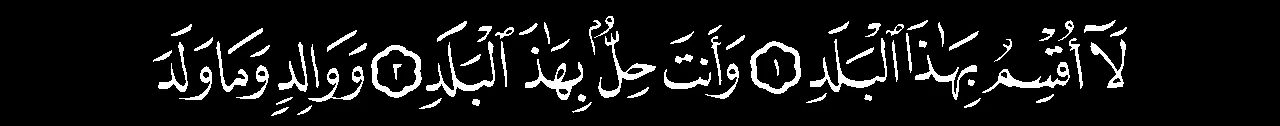
#> input picture tests/frames/window_0000_10.400_34.800.png, 1280 x 126 px
$ python recognizecircle.py ../tests/frames/window_0000_10.400_34.800.png
#> lines starting #> are read from the running program, lines starting #| are printed output that depends on the picture; after the words box and inside, x2 and y2 are one past the last pixel; in counts of white or black regions, pixels touching at a corner belong together
#> in detect_markers, frame is the input picture: shape (126, 1280, 3); min 0, max 255, mean 21.2
"""
Kreiserkennung (Ring-Marker-Detektion).

Enthält ausschließlich die geometrische Logik zur Erkennung von
Ring-förmigen Markern mit den für dieses Projekt definierten Merkmalen:
    - Fläche, Breite/Höhe, Seitenverhältnis
    - Kreisförmigkeit (4π·A/P²)
    - Stroke-Ratio (Ringbreite / Gesamtfläche)
    - Hole-Ratio (Innenfläche / Gesamtfläche)

Nicht enthalten: OCR-Validierung, Video-Stream-Verarbeitung, Mapping.
"""

import math
from dataclasses import dataclass
from pathlib import Path
from typing import Dict, List, Optional, Tuple
import argparse

try:
    import cv2
except ModuleNotFoundError:
    cv2 = None  # type: ignore[assignment]
import numpy as np

# ---------------------------------------------------------------------------
# Tuning-Parameter (empirische Standardwerte)
# ---------------------------------------------------------------------------

RING_AREA_RANGE: Tuple[float, float] = (1500, 3600)
RING_WIDTH_RANGE: Tuple[float, float] = (45, 82)
RING_HEIGHT_RANGE: Tuple[float, float] = (45, 82)
RING_ASPECT_RANGE: Tuple[float, float] = (0.75, 1.30)
RING_CIRCULARITY_RANGE: Tuple[float, float] = (0.18, 1.00)
RING_STROKE_RATIO_RANGE: Tuple[float, float] = (0.30, 0.70)
RING_HOLE_RATIO_RANGE: Tuple[float, float] = (0.30, 0.70)
RING_STROKE_FRACTION: float = 0.22  # Anteil des Durchmessers für den Erosions-Kernel

CIRCLE_PATCH_SIZE: int = 64
CIRCLE_REPEAT_SIM_THRESHOLD: float = 0.95

# Leichter Abstand links vom linkesten Kreis, ab dem auf weiße Pixel geprüft wird.
CIRCLE_END_WHITE_GAP_PX: int = 10


# ---------------------------------------------------------------------------
# Hilfsfunktionen
# ---------------------------------------------------------------------------


def _require_cv2() -> None:
    if cv2 is None:
        raise RuntimeError(
            "OpenCV (cv2) ist nicht installiert. "
            "Bitte Abhaengigkeiten installieren oder den Run mit '.venv/bin/python' starten."
        )


def _threshold_binary(gray: np.ndarray) -> np.ndarray:
    """Otsu-Schwellwert: Graustufenbild → binäres Bild."""
    _require_cv2()
    _, binary = cv2.threshold(gray, 0, 255, cv2.THRESH_BINARY + cv2.THRESH_OTSU)
#> binary: shape (126, 1280); 8.3% white; 74 white regions
    return binary


def _shrink_range(rng: Tuple[float, float], pct: float) -> Tuple[float, float]:
    span = rng[1] - rng[0]
    pad = span * pct
    return (rng[0] + pad, rng[1] - pad)


def _leftmost_circle_ends_text(
    binary: np.ndarray, candidates: List["RingCandidate"]
) -> bool:
    """
    True, wenn links vom am weitesten links liegenden Kreis (nach einem
    kleinen Abstand, im vertikalen Band des Kreises bis zum Bildrand) keine
    weißen Pixel mehr stehen — der Kreis markiert das Ende des gerenderten
    Textes (end_with_last_verse).
    """
    leftmost = min(candidates, key=lambda c: c.bbox[0])
    x, y, w, h = leftmost.bbox
    x_left = max(0, x - CIRCLE_END_WHITE_GAP_PX)
    region = binary[y : y + h, 0:x_left]
    if region.size == 0:
        return True
    return cv2.countNonZero(region) == 0


# ---------------------------------------------------------------------------
# Datenstrukturen
# ---------------------------------------------------------------------------


@dataclass
class DetectorParams:
    """Parametrisierbarer Satz an Erkennungsgrenzen für den Ring-Detektor."""

    area_range: Tuple[float, float]
    width_range: Tuple[float, float]
    height_range: Tuple[float, float]
    aspect_range: Tuple[float, float]
    circularity_range: Tuple[float, float]
    stroke_ratio_range: Tuple[float, float]
    hole_ratio_range: Tuple[float, float]
    stroke_fraction: float = RING_STROKE_FRACTION

    def clamp(self, bounds: "DetectorParams") -> "DetectorParams":
        """Begrenzt alle Ranges auf die Grenzen von *bounds*."""

        def clamp_range(rng, bound):
            return (max(bound[0], rng[0]), min(bound[1], rng[1]))

        return DetectorParams(
            area_range=clamp_range(self.area_range, bounds.area_range),
            width_range=clamp_range(self.width_range, bounds.width_range),
            height_range=clamp_range(self.height_range, bounds.height_range),
            aspect_range=clamp_range(self.aspect_range, bounds.aspect_range),
            circularity_range=clamp_range(
                self.circularity_range, bounds.circularity_range
            ),
            stroke_ratio_range=clamp_range(
                self.stroke_ratio_range, bounds.stroke_ratio_range
            ),
            hole_ratio_range=clamp_range(
                self.hole_ratio_range, bounds.hole_ratio_range
            ),
            stroke_fraction=self.stroke_fraction,
        )


DEFAULT_DETECTOR_PARAMS = DetectorParams(
    area_range=RING_AREA_RANGE,
    width_range=RING_WIDTH_RANGE,
    height_range=RING_HEIGHT_RANGE,
    aspect_range=RING_ASPECT_RANGE,
    circularity_range=RING_CIRCULARITY_RANGE,
    stroke_ratio_range=RING_STROKE_RATIO_RANGE,
    hole_ratio_range=RING_HOLE_RATIO_RANGE,
    stroke_fraction=RING_STROKE_FRACTION,
)

_EMPIRICAL_BOUNDS: Optional[DetectorParams] = None


@dataclass
class RingCandidate:
    outer_mask: np.ndarray
    inner_mask: np.ndarray
    ring_mask: np.ndarray
    bbox: Tuple[int, int, int, int]  # (x, y, w, h)
    center: Tuple[float, float]  # (cx, cy)
    radius: float  # max(w, h) / 2
    stroke_ratio: float
    hole_ratio: float
    circularity: float
    stroke_kernel: int
    score: float = 0.0


# ---------------------------------------------------------------------------
# Kern-Detektion
# ---------------------------------------------------------------------------


def _score_candidate(candidate: RingCandidate, params: DetectorParams) -> float:
    """Geometrischer Güte-Score (höher = besser)."""
    w, h = candidate.bbox[2], candidate.bbox[3]
    area = cv2.countNonZero(candidate.outer_mask)
    aspect = w / float(h)

    def center_score(val, rng):
        mid = (rng[0] + rng[1]) / 2.0
        span = max(1e-6, rng[1] - rng[0])
        return max(0.0, 1.0 - abs(val - mid) / span)

    scores = [
        center_score(area, params.area_range),
        center_score(w, params.width_range),
        center_score(h, params.height_range),
        center_score(aspect, params.aspect_range),
        center_score(candidate.circularity, params.circularity_range),
        center_score(candidate.stroke_ratio, params.stroke_ratio_range),
        center_score(candidate.hole_ratio, params.hole_ratio_range),
    ]
    return float(sum(scores) / len(scores))


def _find_ring_candidates(
    binary: np.ndarray,
    params: DetectorParams = DEFAULT_DETECTOR_PARAMS,
    score_candidates: bool = True,
) -> Tuple[List[RingCandidate], np.ndarray]:
    """
    Findet ring-förmige Konturen im Binärbild.

    Filtert nach: Fläche, Breite, Höhe, Seitenverhältnis, Kreisförmigkeit,
    Stroke-Ratio und Hole-Ratio.

    Gibt (candidates, ring_mask) zurück.
    """
#> called with score_candidates = True
    contours, _ = cv2.findContours(binary, cv2.RETR_EXTERNAL, cv2.CHAIN_APPROX_SIMPLE)
#> contours = 72 contours; largest, box (x1, y1, x2, y2) and area: (371, 45, 422, 98) 1988, (750, 41, 801, 94) 1984, (525, 59, 583, 100) 636, (982, 62, 1070, 93) 612, (598, 31, 656, 98) 599
    ring_mask = np.zeros_like(binary)
    candidates: List[RingCandidate] = []

    for cnt in contours:
        area = cv2.contourArea(cnt)
        if not (params.area_range[0] <= area <= params.area_range[1]):
            continue

        x, y, w, h = cv2.boundingRect(cnt)
        if not (
            params.width_range[0] <= w <= params.width_range[1]
            and params.height_range[0] <= h <= params.height_range[1]
        ):
            continue

        aspect_ratio = w / float(h)
        if not (params.aspect_range[0] <= aspect_ratio <= params.aspect_range[1]):
            continue

        perimeter = cv2.arcLength(cnt, True)
        if perimeter <= 0:
            continue
        circularity = 4.0 * math.pi * area / (perimeter * perimeter)
        if not (
            params.circularity_range[0] <= circularity <= params.circularity_range[1]
        ):
            continue

        outer = np.zeros_like(binary)
        cv2.drawContours(outer, [cnt], -1, 255, thickness=cv2.FILLED)

        ksize = max(3, int(round(max(w, h) * params.stroke_fraction)))
        if ksize % 2 == 0:
            ksize += 1
        inner = cv2.erode(
            outer, cv2.getStructuringElement(cv2.MORPH_ELLIPSE, (ksize, ksize))
        )
        ring = cv2.subtract(outer, inner)

        outer_area = cv2.countNonZero(outer)
        if outer_area == 0:
            continue
        stroke_ratio = cv2.countNonZero(ring) / float(outer_area)
        hole_ratio = cv2.countNonZero(inner) / float(outer_area)

        if not (
            params.stroke_ratio_range[0] <= stroke_ratio <= params.stroke_ratio_range[1]
        ):
            continue
        if not (params.hole_ratio_range[0] <= hole_ratio <= params.hole_ratio_range[1]):
            continue

        cand = RingCandidate(
            outer_mask=outer,
            inner_mask=inner,
            ring_mask=ring,
            bbox=(x, y, w, h),
            center=(x + w / 2.0, y + h / 2.0),
            radius=max(w, h) / 2.0,
            stroke_ratio=stroke_ratio,
            hole_ratio=hole_ratio,
            circularity=circularity,
            stroke_kernel=ksize,
        )
        cand.score = _score_candidate(cand, params) if score_candidates else 0.0
        candidates.append(cand)
        ring_mask = cv2.bitwise_or(ring_mask, ring)
#> this loop made 72 passes
#> (x, y, aspect_ratio, perimeter, circularity) on passes 29, 35: (371, 45, 0.962, 171.4, 0.85), (750, 41, 0.962, 172, 0.843)
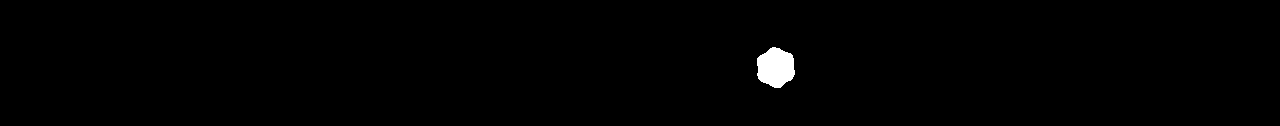
#> inner: shape (126, 1280); 0.74% white; 1 white region, box (x1, y1, x2, y2) and area: (757, 47, 795, 88) 1188
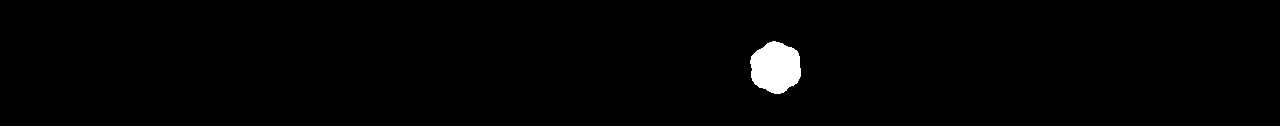
#> outer: shape (126, 1280); 1.3% white; 1 white region, box (x1, y1, x2, y2) and area: (750, 41, 801, 94) 2059
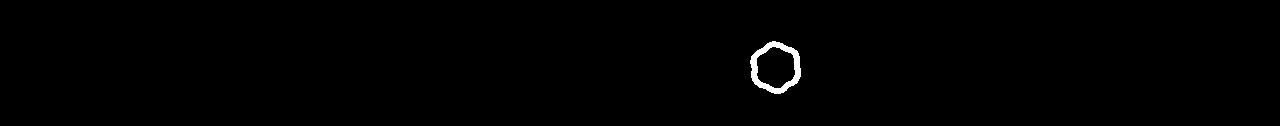
#> ring: shape (126, 1280); 0.54% white; 1 white region, box (x1, y1, x2, y2) and area: (750, 41, 801, 94) 871
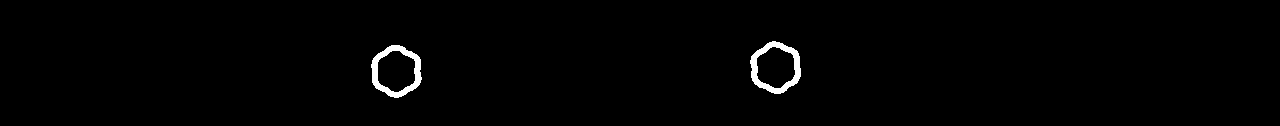
#> ring_mask: shape (126, 1280); 1.1% white; 2 white regions, box (x1, y1, x2, y2) and area: (371, 45, 422, 98) 872, (750, 41, 801, 94) 871
#> after the loop, candidates = 2 items

    return candidates, ring_mask


# ---------------------------------------------------------------------------
# Empirische Parametergrenzen (aus Beispiel-Frames abgeleitet)
# ---------------------------------------------------------------------------


def _derive_empirical_bounds(
    sample_dir: Path = Path("tmp_frames"),
) -> Optional[DetectorParams]:
    """
    Berechnet robuste Grenzen (5–95 Perzentil) aus beschrifteten Beispiel-Frames.
    Gibt None zurück, wenn keine Frames gefunden werden.
    """
    sample_paths = list(sample_dir.glob("frame_*.png"))
    if not sample_paths:
        return None

    metrics: Dict[str, list] = {
        "areas": [],
        "widths": [],
        "heights": [],
        "aspects": [],
        "circularities": [],
        "stroke_ratios": [],
        "hole_ratios": [],
    }

    for path in sample_paths:
        gray = cv2.imread(str(path), cv2.IMREAD_GRAYSCALE)
        if gray is None:
            continue
        binary = _threshold_binary(gray)
        candidates, _ = _find_ring_candidates(
            binary, DEFAULT_DETECTOR_PARAMS, score_candidates=False
        )
        for cand in candidates:
            x, y, w, h = cand.bbox
            metrics["areas"].append(float(cv2.countNonZero(cand.outer_mask)))
            metrics["widths"].append(float(w))
            metrics["heights"].append(float(h))
            metrics["aspects"].append(w / float(h))
            metrics["stroke_ratios"].append(cand.stroke_ratio)
            metrics["hole_ratios"].append(cand.hole_ratio)
            metrics["circularities"].append(cand.circularity)

    if not metrics["areas"]:
        return None

    # [11 lines left out: functions perc_range, widen, not called in this run]

    return DetectorParams(
        area_range=widen(
            *perc_range(metrics["areas"]),
            DEFAULT_DETECTOR_PARAMS.area_range,
            min_pad=80.0,
        ),
        width_range=widen(
            *perc_range(metrics["widths"]),
            DEFAULT_DETECTOR_PARAMS.width_range,
            min_pad=1.0,
        ),
        height_range=widen(
            *perc_range(metrics["heights"]),
            DEFAULT_DETECTOR_PARAMS.height_range,
            min_pad=1.0,
        ),
        aspect_range=widen(
            *perc_range(metrics["aspects"]),
            DEFAULT_DETECTOR_PARAMS.aspect_range,
            min_pad=0.1,
        ),
        circularity_range=widen(
            *perc_range(metrics["circularities"]),
            DEFAULT_DETECTOR_PARAMS.circularity_range,
            min_pad=0.03,
        ),
        stroke_ratio_range=widen(
            *perc_range(metrics["stroke_ratios"]),
            DEFAULT_DETECTOR_PARAMS.stroke_ratio_range,
            min_pad=0.01,
        ),
        hole_ratio_range=widen(
            *perc_range(metrics["hole_ratios"]),
            DEFAULT_DETECTOR_PARAMS.hole_ratio_range,
            min_pad=0.01,
        ),
        stroke_fraction=RING_STROKE_FRACTION,
    )


def _get_empirical_bounds() -> DetectorParams:
    """Gibt die einmalig berechneten empirischen Grenzen zurück (lazy init)."""
    global _EMPIRICAL_BOUNDS
    if _EMPIRICAL_BOUNDS is None:
        _EMPIRICAL_BOUNDS = _derive_empirical_bounds() or DEFAULT_DETECTOR_PARAMS
    return _EMPIRICAL_BOUNDS


# ---------------------------------------------------------------------------
# Detektor-Presets
# ---------------------------------------------------------------------------


def _build_detector_presets() -> List[Tuple[str, DetectorParams]]:
    """
    Erstellt vier Parametervarianten auf Basis der empirischen Grenzen:
      - "base":          empirische Grenzen
      - "tight":         5 % engere Grenzen
      - "stroke_plus":   dickerer Stroke-Kernel
      - "stroke_minus":  dünnerer Stroke-Kernel
    """
    bounds = _get_empirical_bounds()

    tight = DetectorParams(
        area_range=_shrink_range(bounds.area_range, 0.05),
        width_range=_shrink_range(bounds.width_range, 0.05),
        height_range=_shrink_range(bounds.height_range, 0.05),
        aspect_range=_shrink_range(bounds.aspect_range, 0.05),
        circularity_range=_shrink_range(bounds.circularity_range, 0.05),
        stroke_ratio_range=_shrink_range(bounds.stroke_ratio_range, 0.03),
        hole_ratio_range=_shrink_range(bounds.hole_ratio_range, 0.03),
        stroke_fraction=max(0.18, min(0.26, bounds.stroke_fraction)),
    ).clamp(bounds)

    stroke_plus = DetectorParams(
        area_range=bounds.area_range,
        width_range=bounds.width_range,
        height_range=bounds.height_range,
        aspect_range=bounds.aspect_range,
        circularity_range=bounds.circularity_range,
        stroke_ratio_range=bounds.stroke_ratio_range,
        hole_ratio_range=bounds.hole_ratio_range,
        stroke_fraction=max(0.18, min(0.26, bounds.stroke_fraction + 0.02)),
    )

    stroke_minus = DetectorParams(
        area_range=bounds.area_range,
        width_range=bounds.width_range,
        height_range=bounds.height_range,
        aspect_range=bounds.aspect_range,
        circularity_range=bounds.circularity_range,
        stroke_ratio_range=bounds.stroke_ratio_range,
        hole_ratio_range=bounds.hole_ratio_range,
        stroke_fraction=max(0.18, min(0.26, bounds.stroke_fraction - 0.02)),
    )

    return [
        ("base", bounds),
        ("tight", tight),
        ("stroke_plus", stroke_plus),
        ("stroke_minus", stroke_minus),
    ]


DETECTOR_PRESETS: List[Tuple[str, DetectorParams]] = _build_detector_presets()


# ---------------------------------------------------------------------------
# Patch-Extraktion und Ähnlichkeitsvergleich
# ---------------------------------------------------------------------------


# [90 lines left out: functions _extract_circle_patch, _circle_patch_similarity, _best_circle_patch, normalize_ring_mask, not called in this run]


# ---------------------------------------------------------------------------
# Öffentliche Erkennungs-API
# ---------------------------------------------------------------------------


def detect_markers_from_gray(gray: np.ndarray) -> Tuple[int, bool]:
    """
    Erkennt Ring-Marker in einem Graustufenbild.

    Rückgabe: (anzahl_erkannter_Marker, end_with_last_verse).

    end_with_last_verse ist True, wenn der am weitesten links liegende Kreis
    nach einem kleinen Abstand keine weißen Pixel mehr links von sich hat
    (Ende des gerenderten Textes).
    """
    binary = _threshold_binary(gray)
    candidates, _ = _find_ring_candidates(binary, _get_empirical_bounds())
#> candidates = 2 items
    if candidates:
        end_with_last_verse = _leftmost_circle_ends_text(binary, candidates)
#> in _leftmost_circle_ends_text, `x, y, w, h = leftmost.bbox`: x = 371; y = 45; w = 51; h = 53
#> in _leftmost_circle_ends_text, `x_left = max(0, x - CIRCLE_END_WHITE_GAP_PX)`: x_left = 361
#> in _leftmost_circle_ends_text, `region = binary[y : y + h, 0:x_left]`:
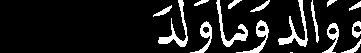
#> region: shape (53, 361); 12% white; 16 white regions (1 under 20 px), largest, box (x1, y1, x2, y2) and area: (278, 0, 308, 47) 361, (158, 0, 188, 47) 338, (216, 0, 248, 47) 331
#> end_with_last_verse = False
        return len(candidates), end_with_last_verse

    # Fallback: ältere Marker-Form (einfache Flächen-/Ratio-Prüfung)
    contours, _ = cv2.findContours(binary, cv2.RETR_EXTERNAL, cv2.CHAIN_APPROX_SIMPLE)
    count = 0
    for cnt in contours:
        x, y, w, h = cv2.boundingRect(cnt)
        aspect_ratio = float(w) / h
        area = cv2.contourArea(cnt)
        if 1800 < area < 6000 and 0.85 < aspect_ratio < 1.05:
            count += 1
    return count, False


def detect_markers(path: str) -> Tuple[int, bool]:
    """Wrapper für detect_markers_from_gray (erwartet BGR- oder Graustufenbild)."""
    frame = cv2.imread(path)
    frame = cv2.cvtColor(frame, cv2.COLOR_BGR2GRAY)
    return detect_markers_from_gray(frame)


if __name__ == "__main__":
    parser = argparse.ArgumentParser()
    parser.add_argument("path")
    args = parser.parse_args()

    circle_count, _ = detect_markers(args.path)
#> circle_count = 2
    print(circle_count)
#| 2
